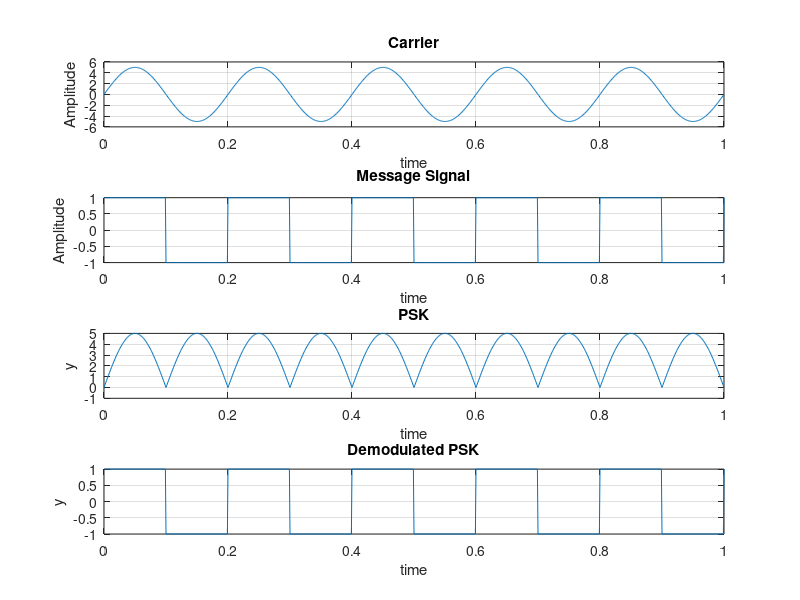

Write MATLAB code to recreate this figure.
% Clear all previous work
clear all;
clc;
close all;

A = 5; t = 0:.001:1;
f1 = input('Carrier Sine wave frequency = '); % Carrier Sine 20hz
f2 = input('Message frequency = '); % message 10hz
x = A .* sin(2 * pi * f1 * t); % Carrier Sine 20hz

figure(1)
subplot(4, 1, 1);
plot(t, x);
xlabel('time');
ylabel('Amplitude');
title('Carrier');
grid on;

u = square(2 * pi * f2 * t); % Message signal
subplot(4, 1, 2);
plot(t, u);
xlabel('time');
ylabel('Amplitude');
title('Message Signal');
grid on;

v = x .* u; % Sine wave multiplied with square wave
subplot(4, 1, 3);
plot(t, v);
xlabel('time');
ylabel('y');
title('PSK');
grid on;

d = v ./ x; % Sine wave multiplied with square wave
subplot(4, 1, 4);
plot(t, d);
xlabel('time');
ylabel('y');
title('Demodulated PSK');
grid on;

